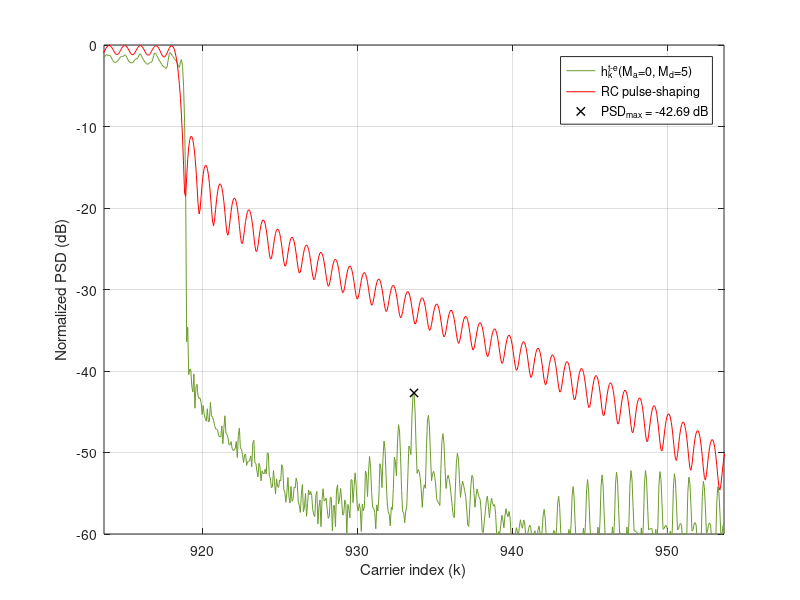

The MATLAB source for this figure: (Note: this script raises an error after producing the figure.)
clear,
%% %%%%%%%%%%%%%%%%%%%%%%%%%%%%%%%%%%%%%%%%%%%%%%%%%%%%%%%%%%
% %                 LOAD THE PARAMETERS                   % %
%%%%%%%%%%%%%%%%%%%%%%%%%%%%%%%%%%%%%%%%%%%%%%%%%%%%%%%%%% %%
addpath('../../data/Fig2')
load('Fig2_Parameters_for_5G_NR_Ma_0_Md_5.mat');

Fsob = OFDM_param.Fsob; % Upsampling factor 
% Upsample in time-domain
N = OFDM_param.N*Fsob;
Ngi = OFDM_param.Ngi*Fsob;
b = (OFDM_param.b+1)*Fsob-1;
L = OFDM_param.L*Fsob;
Ms = OFDM_param.Ms;
g = OFDM_param.g;
us = OFDM_param.us;
ue = OFDM_param.ue;

ur = us + ue;

Pd = GenPulse_param.Pd;
Pd_todas = GenPulse_param.Pd_todas;
Paic = GenPulse_param.Paic;
Ptk = GenPulse_param.Ptk;
R_aic = GenPulse_param.R_aic;
R_tk = GenPulse_param.R_tk;
NexTemp_a = GenPulse_param.NexTemp_a;
NexTemp_d = GenPulse_param.NexTemp_d;
cell_coef_lim = GenPulse_param.cell_coef_lim;



%% %%%%%%%%%%%%%%%%%%%%%%%%%%%%%%%%%%%%%%%%%%%%%%%%%%%%%%%%%%
%            OBTAIN THE PULSES IN THE SCENARIO            % %
%%%%%%%%%%%%%%%%%%%%%%%%%%%%%%%%%%%%%%%%%%%%%%%%%%%%%%%%%% %%

h_k = zeros((NexTemp_a+NexTemp_d+1)*L+b, N); % Matrix containing the proposed pulses
vn=(0:L+b-1)'-Ngi;  % Dicrete time axis vector

aic_k = zeros((NexTemp_a+NexTemp_d+1)*L+b, N);  % Matrix containing the AIC term
t_k = zeros((NexTemp_a+NexTemp_d+1)*L+b, N);    % Matrix containing the AST term

% Obtain h_k for every data carrier
for ind_k = 1:length(Pd)

    % % AIC terms
    %%%%%%%%%%%%%%%%%%%%%%%%%%%%%%%%%%
    % Central term
    Pc = exp(1j*2*pi/N*repmat(vn,1,length(Paic{ind_k})).*repmat(Paic{ind_k}.',length(vn),1)).*repmat(g.',1,length(Paic{ind_k}));
    % Advanced and delayed terms
    for ind_m = -NexTemp_a:NexTemp_d
        if ind_m ~= 0 % Skip the central term
            Pc = [Pc, exp(1j*2*pi/N*repmat(vn,1,length(Paic{ind_k})).*repmat(Paic{ind_k}.',length(vn),1)).*repmat(g.',1,length(Paic{ind_k}))]; % Concatenamos las columnas de los tonos AIC de los Ma+Md+1 pulsos
        end
    end

    aic_temp = Pc*diag(R_aic{ind_k});
    aic_k((NexTemp_a*L+1):(NexTemp_a+1)*L+b,Pd(ind_k)+N/2+1) = sum(aic_temp(:,1:length(Paic{ind_k})),2);    % CENTRAL TERM
    
    m_temp = 0;
    for ind_m = -NexTemp_a:NexTemp_d;                                                                       % ADVANCED AND DELAYED TERMS
        if ind_m ~= 0 % Skip the central terms
            aic_k(((NexTemp_a+ind_m)*L+1):((NexTemp_a+ind_m+1)*L+b),Pd(ind_k)+N/2+1) = aic_k(((NexTemp_a+ind_m)*L+1):((NexTemp_a+ind_m+1)*L+b),Pd(ind_k)+N/2+1) + sum(aic_temp(:,(length(Paic{ind_k})*(1+m_temp)) + (1:length(Paic{ind_k}))),2);
            m_temp = m_temp+1;
        end
    end
    
    % % AST terms
    %%%%%%%%%%%%%%%%%%%%%%%%%%%%%%%%%%
    % Central term
    Ts = exp(1j*2*pi/N*repmat(vn,1,length(Ptk{ind_k})).*repmat(Ptk{ind_k}.',length(vn),1)).*repmat(us.',1,length(Ptk{ind_k}));
    Te = exp(1j*2*pi/N*repmat(vn,1,length(Ptk{ind_k})).*repmat(Ptk{ind_k}.',length(vn),1)).*repmat(ue.',1,length(Ptk{ind_k}));
    T = [Ts, Te];
    
    % Advanced and delayed terms
    for ind_m = -NexTemp_a:-1;
        T = [T, Ts];
    end
    for ind_m=1:NexTemp_d;
        T = [T, Te];
    end
    t_k_temp = T*diag(R_tk{ind_k});

    t_k(((NexTemp_a)*L+1):((NexTemp_a+1))*L+b,Pd(ind_k)+N/2+1) = sum(t_k_temp(:,1:2*length(Ptk{ind_k})),2);

    m_temp = 0;
    for ind_m = -NexTemp_a:-1;
            t_k(((NexTemp_a+ind_m)*L+1):(NexTemp_a+ind_m+1)*L+b,Pd(ind_k)+N/2+1) = t_k(((NexTemp_a+ind_m)*L+1):(NexTemp_a+ind_m+1)*L+b,Pd(ind_k)+N/2+1) + sum(t_k_temp(:,(2*length(Ptk{ind_k})+m_temp*length(Ptk{ind_k})) + (1:length(Ptk{ind_k}))),2);
            m_temp = m_temp + 1;
    end
    for ind_m = 1:NexTemp_d;
            t_k(((NexTemp_a+ind_m)*L+1):(NexTemp_a+ind_m+1)*L+b,Pd(ind_k)+N/2+1) = t_k(((NexTemp_a+ind_m)*L+1):(NexTemp_a+ind_m+1)*L+b,Pd(ind_k)+N/2+1) + sum(t_k_temp(:,(2*length(Ptk{ind_k})+m_temp*length(Ptk{ind_k})) + (1:length(Ptk{ind_k}))),2);
            m_temp = m_temp + 1;
    end
end

h_k = aic_k + t_k;

p_k_conv = exp(1j*(2*pi/N)*repmat(vn,1,length(Pd_todas)).*repmat(Pd_todas.',length(vn),1)).*repmat(g.',1,length(Pd_todas));

h_k(NexTemp_a*L + (1:L+b),Pd_todas+N/2+1) = h_k(NexTemp_a*L + (1:L+b),Pd_todas+N/2+1) + p_k_conv;


%% %%%%%%%%%%%%%%%%%%%%%%%%%%%%%%%%%%%%%%%%%%%%%%%%%%%%%%%%%%
% %     REPRESENTATION OF THE PULSES IN THE SCENARIO      % %
%%%%%%%%%%%%%%%%%%%%%%%%%%%%%%%%%%%%%%%%%%%%%%%%%%%%%%%%%% %%

% Obtain the PSD
H_k = fft(h_k,N*Ms);
P_k = fft(p_k_conv,N*Ms);

psd_H = fftshift(sum(abs(H_k).^2,2));
psd_P = fftshift(sum(abs(P_k).^2,2));

x = (-N*Ms/2:N*Ms/2-1)/(Ms);
indices = find(ismember(x,[-N/2,N/2-1]));
indices = indices(1):1:indices(2);

x = x+N/2;
y_h = 10*log10(psd_H/max(psd_H));
y_p = 10*log10(psd_P/max(psd_P));

PSD_max = max(max(y_h(find(x>Pd_todas(end)+N/2+1.8))), max(y_h(find(x<Pd_todas(1)+N/2-1.8)))); %% PSD_MAX IS SOUGHT BEYOND THE 0.67 SCS GUARD BAND THAT IS LEFT BY EACH SIDE
x_PSD_max = x(find(y_h==PSD_max));

% Fig 2 (ITU-T Rec. G9960 Ma=0,Md=5)
figure,
plot(x(indices),y_h(indices), 'DisplayName', 'h_k^{t-e}(M_a=0, M_d=5)', 'Color', "#6B9B2B"); hold on; grid on;
plot(x(indices),y_p(indices), 'DisplayName', 'RC pulse-shaping', 'Color', 'r');
plot(x_PSD_max, PSD_max, 'Marker', 'x', 'Color', 'k', 'LineStyle', 'none','LineWidth',1, 'DisplayName', ['PSD_{max} = ', num2str(PSD_max, '%.2f'), ' dB'])
xlabel('Carrier index (k)'); ylabel('Normalized PSD (dB)'); legend('show')
xlim(x_PSD_max+[-20,20]); ylim([-60,0])


%% %%%%%%%%%%%%%%%%%%%%%%%%%%%%
% %     CLARIFYING NOTE     % %
%%%%%%%%%%%%%%%%%%%%%%%%%%%% %%

NOTE = ['NOTE: The maximum number of RB that can be used in a 5 MHz channel is 25, which is equivalent to 4.5 MHz (SCS = 15 kHz).',...
    ' That leaves a 500 kHz guard band, 250 kHz by each side of the transmission band.',...
    ' If this guard band is reduced by repurposing those carriers that were previously assigned to it for data transmission, it can be reduced by up to 16 subcarriers, leaving a residual guard band 10 kHz wide (2/3 of an SCS).',...
    ' Hence, the PSD peak can be sought beyond that guard band, which is 1.67 SCS beyond the outermost transmitting subcarrier by each end of the passband.'];
wrapped_NOTE = textwrap({NOTE}, 70);
disp('##################################################################################')
fprintf('\n')
disp(wrapped_NOTE)
disp('##################################################################################')